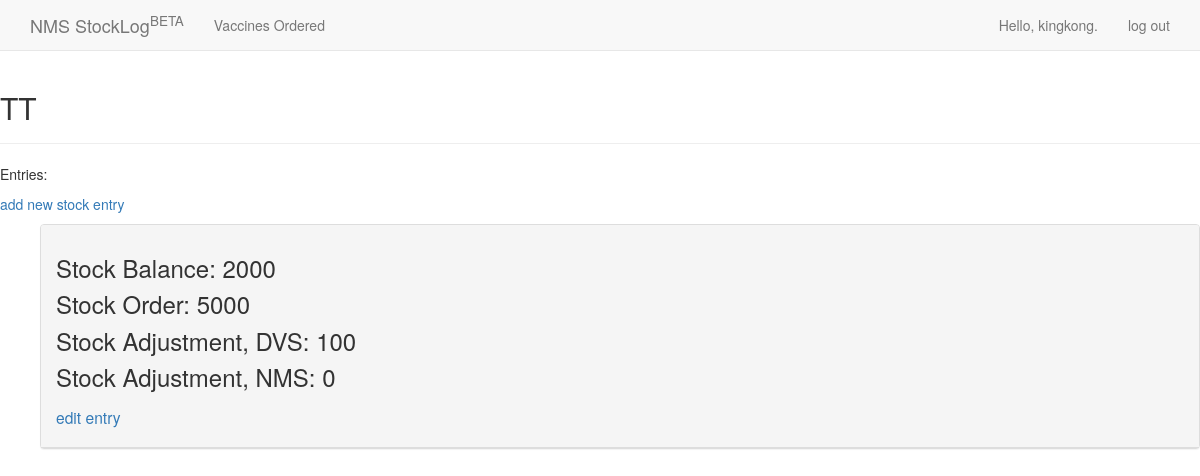
The app's page /vaccines/4/ (signed in) with its own data.
### sls/models.py (models this page shows, shortened)
class Vaccine(models.Model):
	MEASLES = 'MEASLES'
	BCG = 'BCG'
	HPV = 'HPV'
	HEPB = 'HEPB'
	TT = 'TT'
	OPV = 'OPV'
	YELLOWFEVER = 'YELLOWFEVER'
	PCV = 'PCV'
	PENTA = 'PENTA'
	IPV = 'IPV'
	ROTA = 'ROTA'
	SYRINGE005 = 'SYRINGE005'
	SYRINGE05 = 'SYRINGE05'
	SYRINGE5 = 'SYRINGE5'
	SYRINGE2 = 'SYRINGE2'
	SB = 'SB'
	TTCARDS = 'TTCARDS'
	CHC = 'CHC'
	VCB = 'VCB'
	VACCINE_CHOICES = (
		(MEASLES, 'Measles vaccine 10 dose Vial'),
		(BCG, 'Bacillus Calmette-Guerin 20 dose Vial'),
		(HPV, 'Human Papilloma Vaccine 1 dose Vial'),
		(HEPB, 'Hepatitis .B Vaccine 10 dose Vial'),
		(TT, 'Tetanus Toxoid Vaccine 20 dose Vial'),
		(OPV, 'Oral Polio Vaccine 20 dose Vial'),
		(YELLOWFEVER, 'Yellow Fever  10 dose Vial'),
		(PCV, 'Pneumococcal Conjugate 2 dose Vial'),
		(PENTA, 'DPT-HIP B-HEB 10 Dose Vial'),
		(IPV, 'Inactivated Polio vaccine 5 dose Vial'),
		(ROTA, 'Rotavirus vaccine 1 dose Vial'),
		(SYRINGE005, 'Syringe 0.05 ml'),
		(SYRINGE05, 'Syringe 0.5 ml'),
		(SYRINGE5, 'Syringe 5 ml'),
		(SYRINGE2, 'Syringe 2 ml'),
		(SB, 'Safety Boxes'),
		(TTCARDS, 'Tetanus Toxoid Cards'),
		(CHC, 'Child Health Cards'),
		(VCB, 'Vaccine Control Books'),
		)
	vaccine_select = models.CharField(max_length=50,
									choices =VACCINE_CHOICES,
									default =MEASLES)
	date_added = models.DateTimeField(auto_now_add=True)
	owner = models.ForeignKey(User)
	def __unicode__(self):
		return self.vaccine_select

class Entry(models.Model):
	vaccine = models.ForeignKey(Vaccine)
	stock_balance = models.IntegerField()
	stock_order = models.IntegerField()
	stock_adjustment_dvs = models.IntegerField()
	stock_adjustment_nms = models.IntegerField(default =0)
	class Meta:
		verbose_name_plural = 'entries'

### sls/views.py (the view)
# urls.py: url(r'^vaccines/(?P<vaccine_id>\d+)/$', views.vaccine, name='vaccine'),
@login_required(login_url='/users/login/')
def vaccine(request, vaccine_id):
	vaccine = Vaccine.objects.get(id=vaccine_id)
	if vaccine.owner != request.user:
		raise Http404
	entries = vaccine.entry_set.order_by('id')
	context = { 'vaccine': vaccine, 'entries': entries}
	return render(request, 'sls/vaccine.html', context)

### sls/templates/sls/vaccine.html
{% extends 'sls/base.html' %}
{% block header %}
  <h2>{{ vaccine }}</h2>
{% endblock header %}
{% block content %}
  <p>Entries:</p>
  <p>
  	<a href="{% url 'sls:new_entry' vaccine.id %}">add new stock entry</a>
  </p>
  <ul>
  	{% for entry in entries %}
  	  <div class="panel panel-default">
        <div class="panel-heading">
          <h3>
      	  	<p>Stock Balance: {{ entry.stock_balance }}</p>
      	  	<p>Stock Order: {{ entry.stock_order }}</p>
      	  	<p>Stock Adjustment, DVS: {{ entry.stock_adjustment_dvs }}</p>
      	  	<p>Stock Adjustment, NMS: {{ entry.stock_adjustment_nms }}</p>
  	  	    <small>
  	  		    <a href="{% url 'sls:edit_entry' entry.id %}">edit entry</a>
  	  	    </small>
          </h3>
  	    </div>
      </div>
  	{% empty %}
  	  <li>
  	  	There are no entries for this vaccine yet.
  	  </li>
  	{% endfor %}
  </ul>
{% endblock content %}

### sls/templates/sls/base.html (shortened to what this page needs)
{% load bootstrap3 %}
<!DOCTYPE html>
<html lang="en">
  <head>
  	{% bootstrap_css %}
  </head>
  <body>
  	<nav class="navbar navbar-default navbar-static-top">
  		<div class="container">
  			<div class="navbar-header">
  				<a class="navbar-brand" href="{% url 'sls:index' %}">NMS StockLog<sup>BETA</sup></a>
  			</div>
  			<div id="navbar" class="navbar-collapse collapse">
  				<ul class="nav navbar-nav">
  					<li>
  					<a href="{% url 'sls:vaccines' %}">Vaccines Ordered</a>
  					</li>
  				</ul>
  				<ul class="nav navbar-nav navbar-right">
  					{% if user.is_authenticated %}
  					<li>
  					<a> Hello, {{ user.username }}. </a></li>
  					<li>
  					<a href="{% url 'users:logout' %}">log out</a>
  					</li>
  					{% else %}
  					<li> <a href="{% url 'users:register' %}">register</a></li>
  					<li> <a href="{% url 'users:login' %}">login</a></li>
  					{% endif %}
  				</ul>
  			</div>
  		</div>
  	</nav>
  	<div class "container">
  		<div class="page-header">
  			{% block header %}{% endblock header %}
  		</div>
  		<div>
  			{% block content %}{% endblock content %}
  		</div>
 	</div>
  </body>
</html>

### records on screen
Vaccine: vaccine_select "TT"
Entry: stock_balance "2000", stock_order "5000", stock_adjustment_dvs "100", stock_adjustment_nms "0"

### other values on screen
{{ user.username }} "kingkong"
